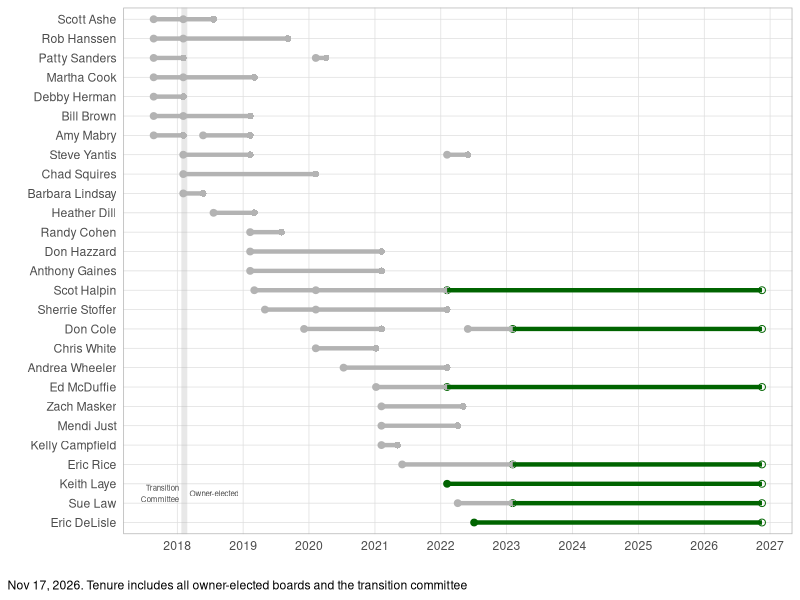
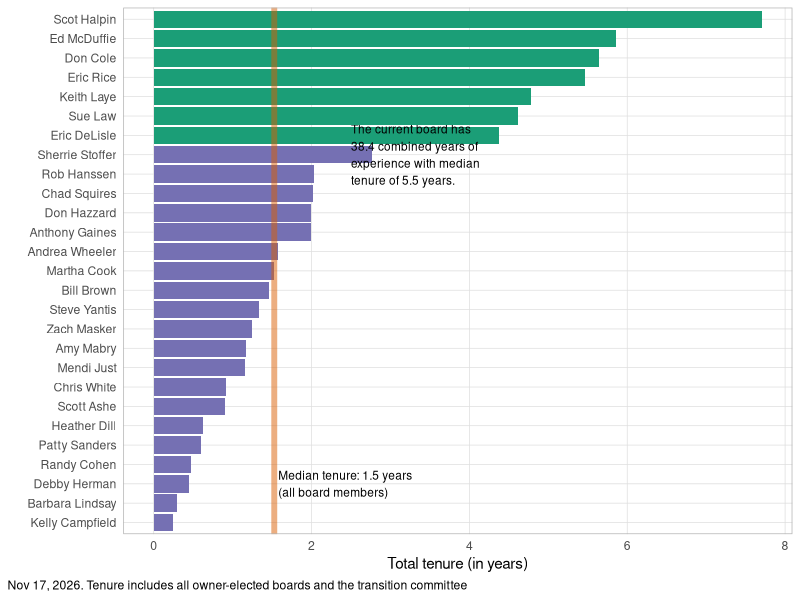
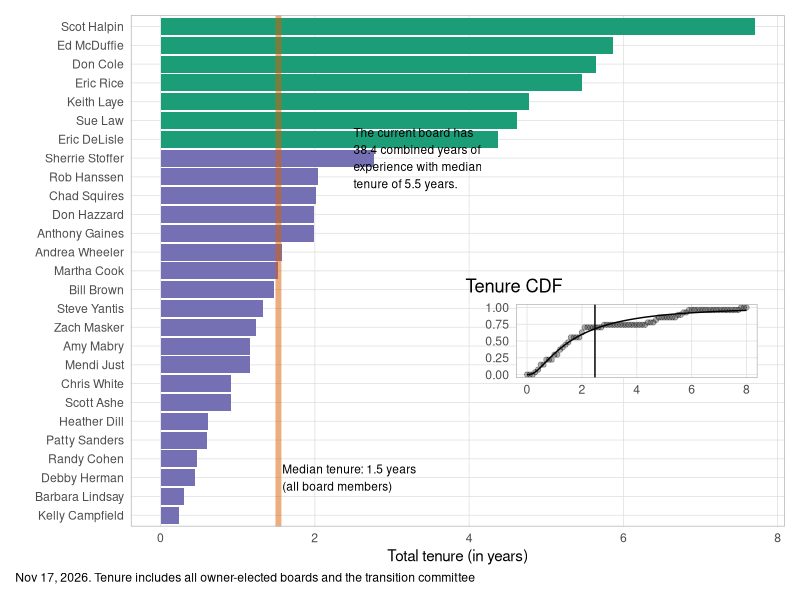
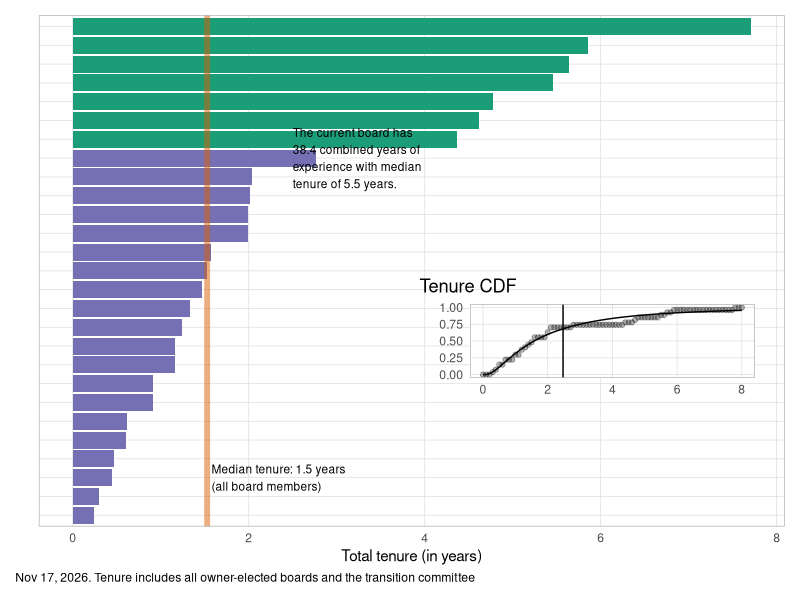
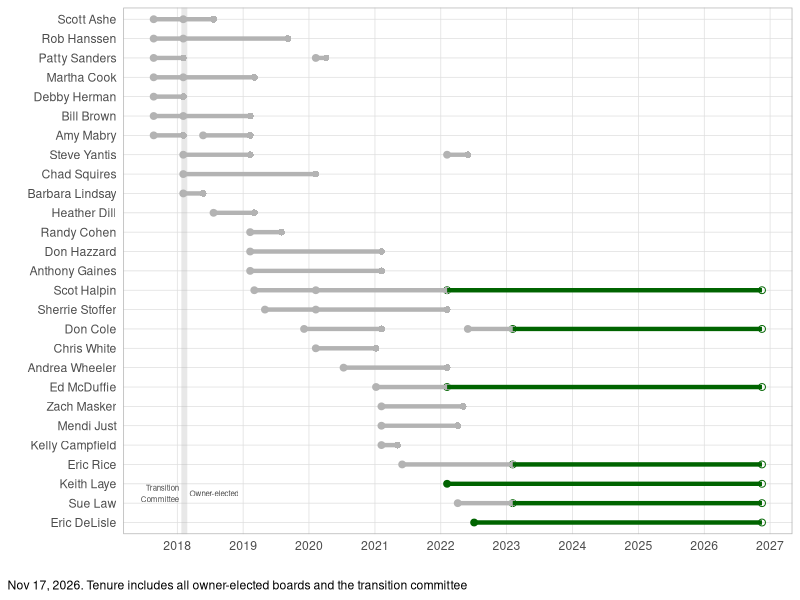

Generate these figures, in order, with R:
library(tidyverse)
library(patchwork)

theme_set(
    theme_light() +
        theme(
            plot.title.position = "plot",
            plot.caption = element_text(hjust = 0),
            plot.caption.position = "plot",
            panel.grid.minor = element_blank(),
            axis.ticks = element_blank()
        )
)

pdf_lognorm <- function(x, mu, sig) {
    .5 * (1 + pracma::erf((log(x) - mu) / (sqrt(2) * sig)))
}

now <- lubridate::today()
pdate <- format(now, format = "%b %d, %Y")

board_tenure_raw <- read_csv("sources/boardmember_tenure.csv") %>%
    mutate(active = is.na(resignation)) %>%
    replace_na(list(resignation = now)) %>%
    mutate(tenure = (resignation - start) / lubridate::dyears(1))

board_tenure <-
    board_tenure_raw %>%
    group_by(name) %>%
    summarize(
        total_tenure = sum(tenure),
        active = max(active),
        .groups = "drop"
    ) %>%
    arrange(-total_tenure)

median_tenure <- median(board_tenure$total_tenure)

board_comment <-
    board_tenure %>%
    filter(active > 0) %>%
    summarize(
        sum_tenure = sum(total_tenure),
        median_tenure = median(total_tenure)
    ) %>%
    mutate(comment = glue::glue("The current board has\n{round(sum_tenure, 1)} combined years of\nexperience with median\ntenure of {round(median_tenure, 1)} years.")) # nolint

median_active <- board_comment$median_tenure

tenure_plot <-
    board_tenure %>%
    ggplot() +
    aes(
        y = fct_reorder(name, total_tenure),
        x = total_tenure,
        fill = factor(active)
    ) +
    geom_col(show.legend = FALSE) +
    geom_vline(
        xintercept = median_tenure, lty = 1,
        alpha = .5, size = 2, color = "#d95f02"
    ) +
    scale_fill_manual(values = c("0" = "#7570b3", "1" = "#1b9e77")) +
    labs(
        x = "Total tenure (in years)", y = "",
        caption = glue::glue("{pdate}. Tenure includes all owner-elected boards and the transition committee") # nolint
    ) +
    annotate("text",
        x = median_tenure + .05, y = 3, size = 3, , hjust = 0,
        label = glue::glue("Median tenure: {round(median_tenure,1)} years\n(all board members)") # nolint
    ) +
    annotate("text",
        x = 2.5, y = 20, label = board_comment$comment,
        size = 3, hjust = 0
    )

ggsave("tenure/boardmember_tenure.png",
    width = 6, height = 7,
    plot = tenure_plot
)


logparam <-
    with(
        board_tenure,
        list(
            mean = mean(log(total_tenure)),
            sd = sd(log(total_tenure))
        )
    )

normparam <-
    with(
        board_tenure,
        list(
            mean = mean(total_tenure),
            sd = sd(total_tenure)
        )
    )

logmn <- exp(logparam[["mean"]] + .5 * logparam[["sd"]]^2)


board_cdf <-
    tibble(
        ten_length = seq(0, ceiling(max(board_tenure$total_tenure)), .1),
        cdf = map_dbl(ten_length, ~ nrow(board_tenure %>% filter(total_tenure < .x))) / nrow(board_tenure), # nolint
        cdf_simul_log = map_dbl(ten_length, ~ pdf_lognorm(.x, logparam[["mean"]], logparam[["sd"]])) # nolint
    )

lognormal_plot <-
    board_cdf %>%
    ggplot() +
    aes(x = ten_length) +
    geom_point(aes(y = cdf), alpha = .3) +
    geom_line(aes(y = cdf_simul_log)) +
    geom_vline(xintercept = logmn) +
    labs(x = "", y = "", title = "Tenure CDF") +
    theme(plot.background = element_blank())

finalplot <- tenure_plot + inset_element(lognormal_plot, .5, .2, .97, .5)

ggsave("tenure/boardmember_tenure_with_dist.png",
    width = 6, height = 7,
    plot = finalplot
)

finalplot2 <- tenure_plot + theme(axis.text.y = element_blank()) +
    inset_element(lognormal_plot, .5, .2, .97, .5)

ggsave("tenure/boardmember_tenure_with_dist_nonames.png",
    width = 6, height = 7,
    plot = finalplot2
)

#
# board composition
#

board_tenure_raw %>%
    group_by(name) %>%
    mutate(first_start = min(start)) %>%
    ungroup() %>%
    mutate(name = fct_reorder(name, desc(first_start))) %>%
    ggplot() + aes(y = name) +
    geom_point(aes(x = start, color = active), size = 2) +
    geom_point(aes(
        x = resignation,
        color = active,
        shape = active
    ),
    size = 2
    ) +
    geom_segment(aes(
        yend = name,
        x = start,
        xend = resignation,
        color = active
    ),
    size = 1.5
    ) +
    geom_vline(xintercept = lubridate::ymd(20180209), lty = 1, alpha = .3, color = "grey70", size = 2) + 
    annotate("text", x = lubridate::ymd(20180309), y = 2.5, label = "Owner-elected", hjust = 0, size = 2, alpha = .7) +
    annotate("text", x = lubridate::ymd(20180109), y = 2.5, label = "Transition\nCommittee", hjust = 1, size = 2, alpha = .7) +
    scale_x_date(date_breaks = "1 year", date_label = "%Y") +
    scale_color_manual(values = c("TRUE" = "darkgreen", "FALSE" = "gray70")) +
    scale_shape_manual(values = c("TRUE" = 1, "FALSE" = 16)) +
    theme(legend.position = "none") +
    labs(
        x = "", y = "",
        caption = glue::glue("{pdate}. Tenure includes all owner-elected boards and the transition committee") # nolint
    )

ggsave("tenure/boardmember_timeline.png", height = 6, width = 7)
